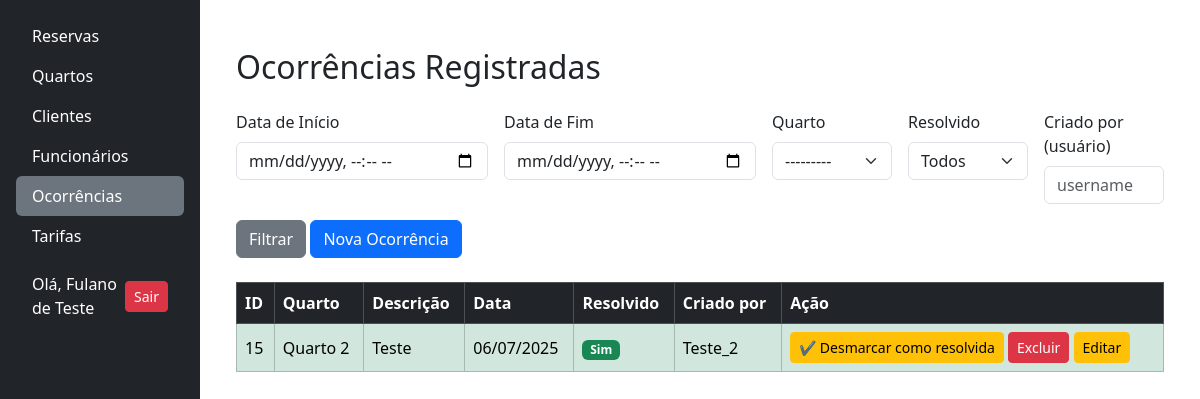
Page /ocorrencias/ (signed in) on the earlier database version.
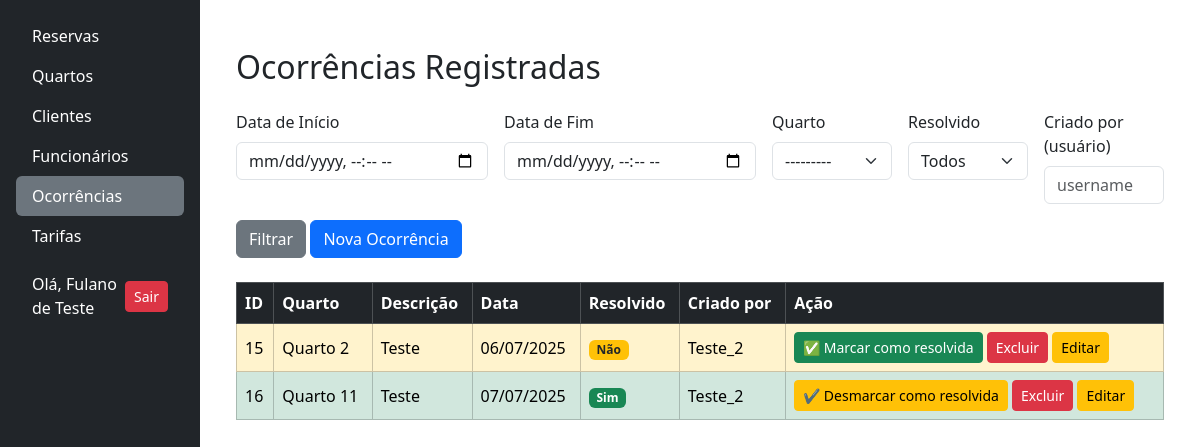
Same page on the later database version.
### ocorrencias/models.py (models this page shows, shortened)
class Ocorrencia(models.Model):
    quarto = models.ForeignKey(Quarto, on_delete=models.RESTRICT)
    descricao = models.TextField()
    data_registro = models.DateField(auto_now_add=True)
    resolvido = models.BooleanField(default=False)
    data_resolvido = models.DateTimeField(null=True, blank=True)
    criado_por = models.ForeignKey(
        User, on_delete=models.PROTECT)

### quartos/models.py (models this page shows, shortened)
class Quarto(models.Model):
    numero = models.IntegerField(
        unique=True,
        verbose_name="Número do Quarto"
    )
    andar = models.IntegerField(
        verbose_name="Andar do Quarto"
    )
    descricao = models.TextField(
        blank=True,
        null=True,
        verbose_name="Descrição do Quarto"
    )
    status = models.CharField(
        choices=QUARTO_STATUS_CHOICES,
        max_length=25,
        blank=False,
        verbose_name="Status Atual"
    )
    tipo = models.ForeignKey(
        TipoQuarto,
        on_delete=models.RESTRICT,
        verbose_name="Tipo de Quarto"
    )
    foto = StdImageField(
        upload_to='fotos/quartos',
        variations={'thumb': (150, 150), 'medium': (
            300, 300), 'large': (600, 400)},
        blank=True,
        null=True
    )
    def __str__(self):
        return f"Quarto {self.numero}"

### ocorrencias/views.py (the view, shortened to what this page needs)
# urls.py: path('', views.lista_ocorrencias, name='lista_ocorrencias'),
@login_required
def lista_ocorrencias(request):
    form = RelatorioOcorrencias(request.GET or None)
    ocorrencias = Ocorrencia.objects.select_related(
        'quarto', 'criado_por').all()
    context = {
        'form': form,
        'ocorrencias': ocorrencias,
    }
    return render(request, 'ocorrencias/lista.html', context)

### ocorrencias/templates/ocorrencias/lista.html (shortened to what this page needs)
{% extends 'base.html' %}
{% load crispy_forms_tags %}
{% block content %}
<div class="container mt-4">
  <h2 class="mb-4">Ocorrências Registradas</h2>
  <form method="get" class="row g-3 mb-4">
    {% for field in form %}
      <div class="col">
        <label for="{{ field.id_for_label }}" class="form-label">{{ field.label }}</label>
        {{ field }}
      </div>
    {% endfor %}
    <div class="col-12">
      <button type="submit" class="btn btn-secondary">Filtrar</button>
      <a href="{% url 'registrar_ocorrencia' %}" class="btn btn-primary ">
         Nova Ocorrência
      </a>
    </div>
  </form>
  {% include "ocorrencias/partials/_tabela_ocorrencias.html" %}
</div>
{% endblock %}

### ocorrencias/templates/ocorrencias/partials/_linha_ocorrencia.html
<tr class="{% if not ocorrencia.resolvido %}table-warning{% else %}table-success{% endif %}">
  <td>{{ ocorrencia.id }}</td>
  <td>Quarto {{ ocorrencia.quarto.numero }}</td>
  <td title="{{ ocorrencia.descricao }}">{{ ocorrencia.descricao|truncatechars:50 }}</td>
  <td>{{ ocorrencia.data_registro|date:"d/m/Y" }}</td>
  <td>
    {% if ocorrencia.resolvido %}
      <span class="badge bg-success">Sim</span>
    {% else %}
      <span class="badge bg-warning text-dark">Não</span>
    {% endif %}
  </td>
  <td>{{ ocorrencia.criado_por.username }}</td>
  <td>
    {% if not ocorrencia.resolvido %}
      <a href="{% url 'marcar_ocorrencia_resolvida' ocorrencia.id %}"
         class="btn btn-sm btn-success"
         title="Marcar esta ocorrência como resolvida">
         ✅ Marcar como resolvida
      </a>
    {% else %}
      <a href="{% url 'desmarcar_ocorrencia' ocorrencia.id %}" class="btn btn-sm btn-warning" title="Ocorrência resolvida">
        ✔️ Desmarcar como resolvida
      </a>
    {% endif %}
    <a href="{% url 'excluir_ocorrencia' ocorrencia.id %}"
       class="btn btn-sm btn-danger"
       onclick="return confirm('Tem certeza que deseja excluir esta ocorrência?');"
       title="Excluir ocorrência">
      Excluir
    </a>
    <a href="{% url 'editar_ocorrencia' ocorrencia.id %}" class="btn btn-sm btn-warning">
     Editar
    </a>
  </td>
</tr>

Differences in the rows shown:
changed Ocorrencia id 15: resolvido "Sim ✔️ Desmarcar como resolvida" → "Não ✅ Marcar como resolvida"
added Ocorrencia: id "16", quarto.numero "11", descricao "Teste", data_registro "07/07/2025", resolvido "Sim", criado_por.username "Teste_2"
